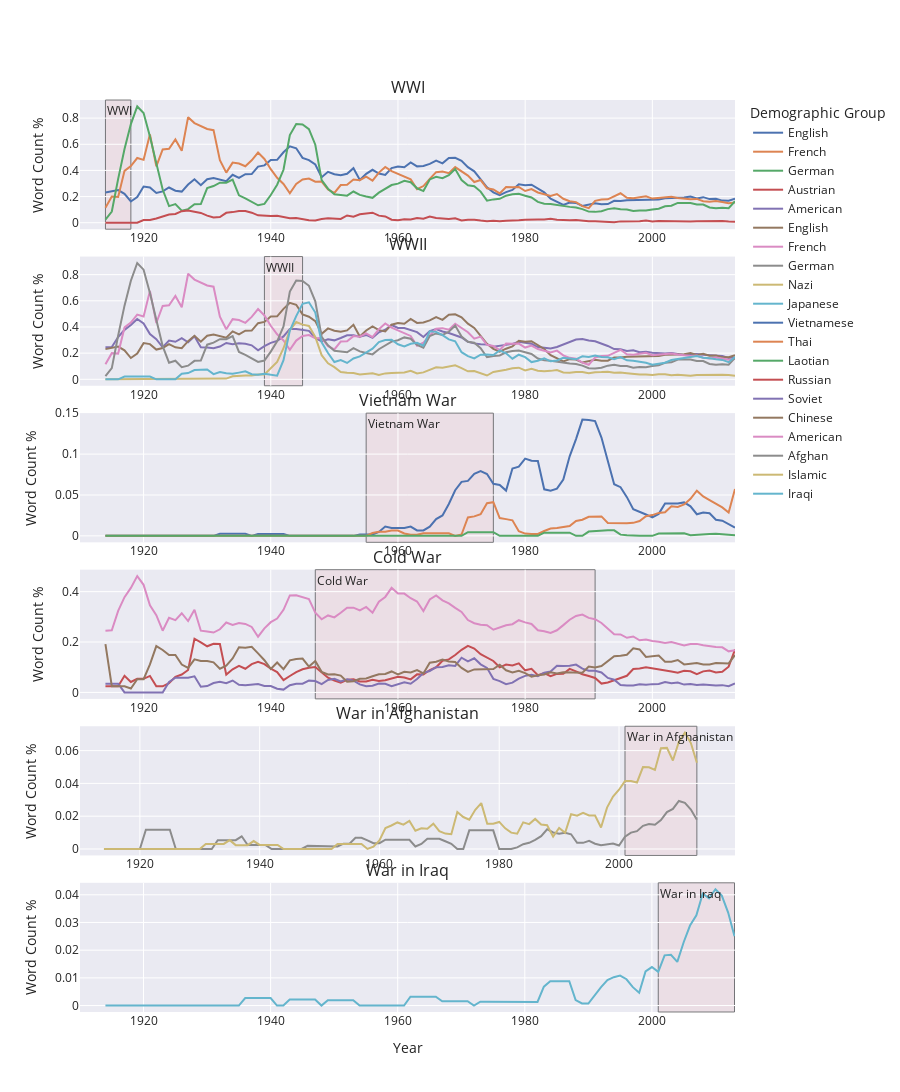

The notebook cell saved with this chart:
### Markdown cell above
# The influence of wars on demographic group representation 

## Evolution of representation of different war's main actors 

>In order to differentiate a natural variance in representation from a change that could reflect a war event, we computed the z-score of every points on the curves, giving us an insight on how >unusual a point is, we will take a z score of 2 for a sigificant difference.

### Code cell
AlliedForces = ['English','French']
Allies = ['American','English', 'French']
CentralPowers = ['German','Austrian']
Axis = ['German','Nazi','Japanese']

figures = [
plot_relative_occurrences(all_counts_by_period, AlliedForces+CentralPowers),
plot_relative_occurrences(all_counts_by_period, Allies+Axis),
plot_relative_occurrences(all_counts_by_period, ['Vietnamese','Thai','Laotian']),
plot_relative_occurrences(all_counts_by_period, ['Russian','Soviet','Chinese','American']),
plot_relative_occurrences(all_counts_by_period, ['Afghan','Islamic']),
plot_relative_occurrences(all_counts_by_period, ['Iraqi'])
]

dates_list= [
    ('1914', '1918', 'WWI'),
    ('1939', '1945', 'WWII'),
    ('1955', '1975', 'Vietnam War'),
    ('1947', '1991', 'Cold War'),
    ('2001', '2013', 'War in Afghanistan'),
    ('2001', '2013', 'War in Iraq')
]
titles = ('WWI','WWII','Vietnam War','Cold War','War in Afghanistan','War in Iraq')

fig = make_subplots(rows=len(figures), cols=1, subplot_titles=titles ,vertical_spacing = 0.030) 

for i, figure in enumerate(figures):
    for trace in range(len(figure["data"])):
        fig.append_trace(figure["data"][trace], row=i+1, col=1)
    fig.update_yaxes(title_text="Word Count %", row=i+1, col=1)
        
    if i < len(dates_list):
        date = dates_list[i]    
        fig.add_vrect(
                x0=date[0],
                x1=date[1],
                annotation_text=date[2],
                annotation_position="top left",
                fillcolor='rgba(255, 0, 0, 0.1)',
                layer='below',
                line_width=1, row=i+1, col=1)

fig.update_layout(
        legend_title='Demographic Group',
        template='seaborn',
        height=250*len(figures),
    )

fig.update_xaxes(title_text="Year", row=len(figures), col=1)

fig_json = fig.to_json()

with open('figures/ethnicity-representation_significance.json', 'w') as json_file:
    json.dump(json.loads(fig_json), json_file, indent=4)   

fig.show()
